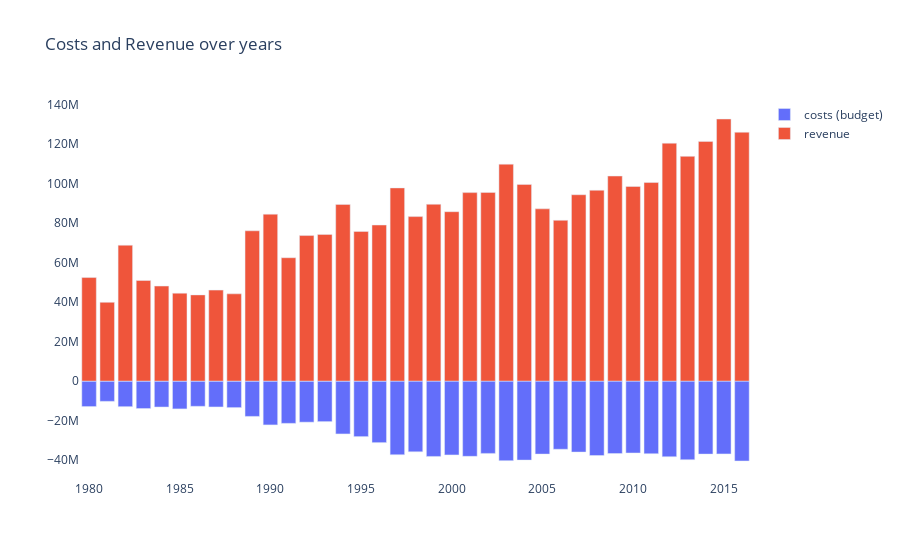

Notebook source saved alongside this figure:
### Code cell
br_agg = df.groupby('year', as_index=False).agg(budget=('budget', 'mean'), revenue=('revenue', 'mean'))

fig = go.Figure()
fig.add_trace(go.Bar(
    x=br_agg['year'],
    y=-br_agg['budget'],
    name='costs (budget)'
))
fig.add_trace(go.Bar(
    x=br_agg['year'],
    y=br_agg['revenue'],
    name='revenue'
))

fig.update_layout(barmode='relative', title_text='Costs and Revenue over years',\
    paper_bgcolor='rgba(0,0,0,0)',
    plot_bgcolor='rgba(0,0,0,0)')
fig.show()
